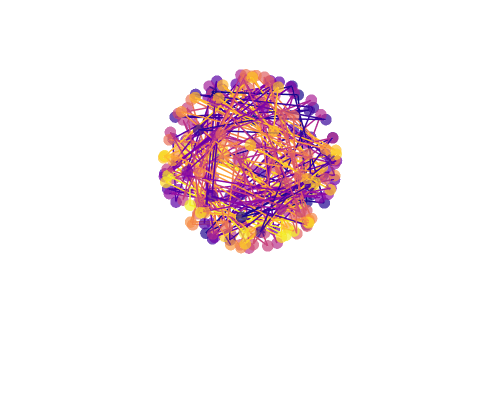

This figure's notebook cell:
### Code cell
visualize.plot_protein_coords(frames[:, :, 2])

### Figure 1 — Plotly figure (JSON) as saved in the notebook; plotly's stock layout.template omitted (floating-point values rounded to 4 significant figures; data arrays with more than 128 entries replaced by an {"elided": "..."} marker saying what was removed)
{"data": [{"line": {"color": {"elided": "234x4 float values"}, "width": 3}, "marker": {"color": {"elided": "234x4 float values"}, "opacity": 0.7, "size": 4, "symbol": "circle"}, "mode": "lines+markers", "type": "scatter3d", "x": {"elided": "234 float values"}, "y": {"elided": "234 float values"}, "z": {"elided": "234 float values"}}], "layout": {"height": 400, "margin": {"t": 0}, "scene": {"xaxis": {"showbackground": false, "showgrid": false, "showline": false, "showticklabels": false, "title": {"text": ""}, "zeroline": false}, "yaxis": {"showbackground": false, "showgrid": false, "showline": false, "showticklabels": false, "title": {"text": ""}, "zeroline": false}, "zaxis": {"showbackground": false, "showgrid": false, "showline": false, "showticklabels": false, "title": {"text": ""}, "zeroline": false}}, "showlegend": false, "title": {"text": ""}, "width": 500}}
